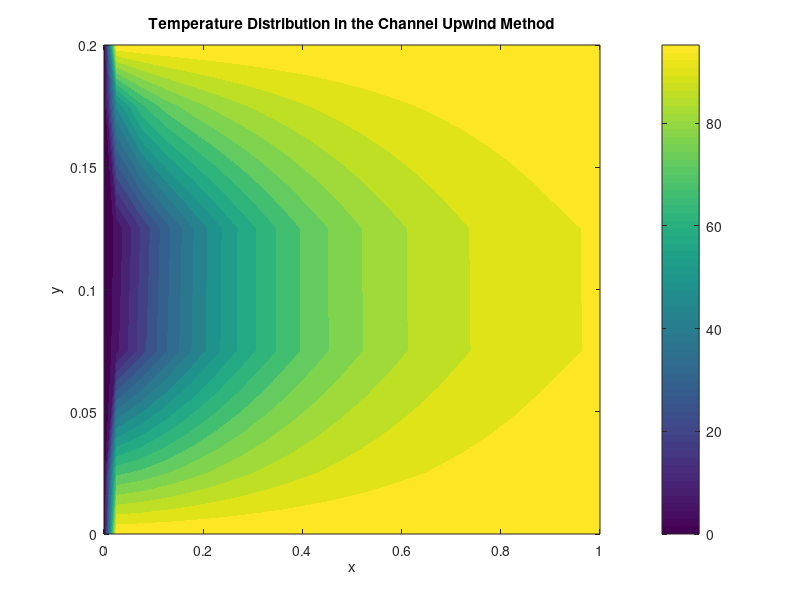

The MATLAB source for this figure:
clc;close all
clear all
H=0.2;
M=22;
N=6;
x0=0;
y0=0;
X=zeros(N,M);
Y=zeros(N,M);
deltax=1/(M-2);
deltay=0.2/(N-2);
x0=deltax/2;
y0=deltay/2;
for i=1:N
    for j=2:M-1
        X(i,j)=x0+(j-2)*deltax;
    end
 
end
   X(:,M)=X(:,M-1)+deltax/2;
   for j=1:M
    for i=2:N-1
        Y(i,j)=y0+(i-2)*deltay;
    end
    
end
   Y(N,:)=Y(N-1,:)+deltay/2;
   for i=1:N
     j=1:M
     U(i,j)=1.5-1.5*((2*Y(i,j)/H)-1).^2
   end
kcp=0.02;
D=kcp;
ro=1;
 T=zeros(N,M);
 T(:,:)=0.;
 T(1,:)=100;
 T(N,:)=100
 T(:,1)=0;
 Tnew=T;
 error=1000;
 eps=.001;
  T(:,M)=T(:,M-1)
 while(error>=eps)
 
 for i=2:N-1
     for j=2:M-1
         deltaxe=X(i,j+1)-X(i,j);
         deltaxw=X(i,j)-X(i,j-1);
         deltayn=Y(i+1,j)-Y(i,j);
         deltays=Y(i,j)-Y(i-1,j);
         Ae=Y(i+1,j+1)-Y(i,j+1);
         Aw=Y(i+1,j)-Y(i,j);
         An=X(i+1,j+1)-X(i+1,j);
         As=X(i,j+1)-X(i,j);
         Fe=ro*U(i,j)*Ae;
         Fw=ro*U(i,j)*Aw;
         Fn=0;
         Fs=0;
         
         aE=D;
         aW=D+Fw;
         aN=D;
         aS=D+Fs;
         sp=0.;
         Su1=0; Su2=0;Su3=0;Su4=0;
        if (i==N-1)
             aN=2*aN;
             Su2=aN*T(i+1,j);
             sp=-aN;
             aN=0;
        end
        if(j==2)
            aW=2*aW;
            Su3=aW*T(i,j-1);
            sp=-aW;
            aW=0;
          
        end
        if (i==2)
            aS=2*aS;
             Su1=aS*T(i-1,j);
             sp=-aS;
             aS=0
             end
       b=Su1+Su2+Su3+Su4;

         aP=aE+aW+aN+aS-sp+Fe+Fn-Fw;
         Tnew(i,j)=(aE*T(i,j+1)+aW*T(i,j-1)+aN*T(i+1,j)+aS*T(i-1,j)+b)/aP ;
     
     end
   
 end
Tnew(:,M)=Tnew(:,M-1)
error=norm((Tnew-T),2);
T=Tnew;
 
 end
contourf(X, Y, T, 20, 'LineColor', 'none');
colorbar;
title('Temperature Distribution in the Channel Upwind Method');
xlabel('x');
ylabel('y');
